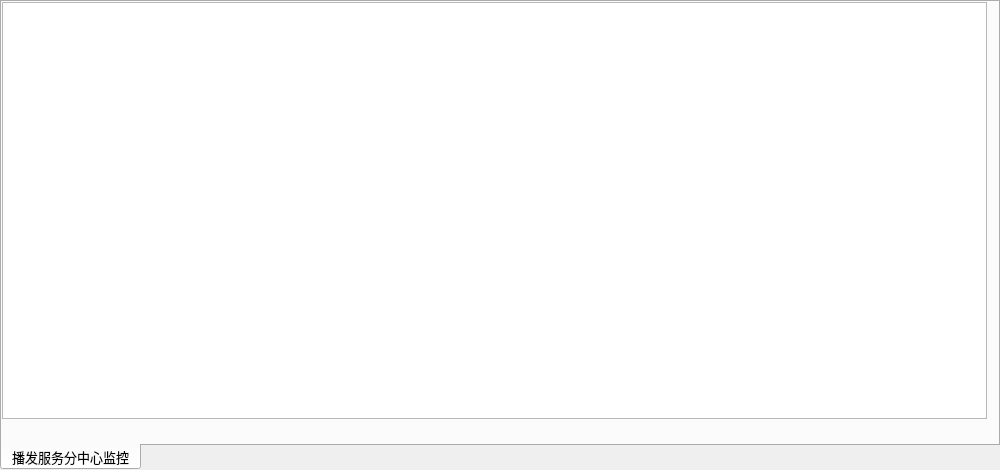
<?xml version="1.0" encoding="UTF-8"?>
<ui version="4.0">
 <class>CenterMonitorWidget</class>
 <widget class="QTabWidget" name="CenterMonitorWidget">
  <property name="geometry">
   <rect>
    <x>0</x>
    <y>0</y>
    <width>1000</width>
    <height>470</height>
   </rect>
  </property>
  <property name="font">
   <font>
    <pointsize>10</pointsize>
   </font>
  </property>
  <property name="tabPosition">
   <enum>QTabWidget::South</enum>
  </property>
  <property name="currentIndex">
   <number>0</number>
  </property>
  <widget class="QWidget" name="tab">
   <attribute name="title">
    <string>播发服务分中心监控</string>
   </attribute>
   <widget class="QGraphicsView" name="monitorView">
    <property name="geometry">
     <rect>
      <x>0</x>
      <y>0</y>
      <width>985</width>
      <height>417</height>
     </rect>
    </property>
   </widget>
  </widget>
 </widget>
 <resources/>
 <connections/>
</ui>
